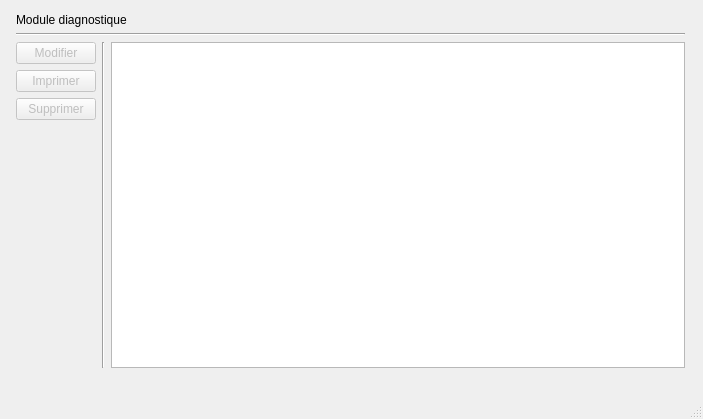
<?xml version="1.0" encoding="UTF-8"?>
<ui version="4.0">
 <class>UiDiagostic</class>
 <widget class="QMainWindow" name="UiDiagostic">
  <property name="geometry">
   <rect>
    <x>0</x>
    <y>0</y>
    <width>703</width>
    <height>419</height>
   </rect>
  </property>
  <property name="windowTitle">
   <string>MainWindow</string>
  </property>
  <widget class="QWidget" name="centralwidget">
   <widget class="QWidget" name="layoutWidget">
    <property name="geometry">
     <rect>
      <x>10</x>
      <y>10</y>
      <width>681</width>
      <height>361</height>
     </rect>
    </property>
    <layout class="QVBoxLayout" name="layGen">
     <property name="leftMargin">
      <number>6</number>
     </property>
     <property name="topMargin">
      <number>3</number>
     </property>
     <property name="rightMargin">
      <number>6</number>
     </property>
     <property name="bottomMargin">
      <number>3</number>
     </property>
     <item>
      <widget class="QLabel" name="label">
       <property name="styleSheet">
        <string notr="true">font: 25 18pt &quot;Microsoft YaHei UI Light&quot;;</string>
       </property>
       <property name="text">
        <string>Module diagnostique</string>
       </property>
      </widget>
     </item>
     <item>
      <widget class="Line" name="line_2">
       <property name="orientation">
        <enum>Qt::Horizontal</enum>
       </property>
      </widget>
     </item>
     <item>
      <layout class="QHBoxLayout" name="horizontalLayout_2">
       <item>
        <layout class="QVBoxLayout" name="verticalLayout">
         <item>
          <widget class="QPushButton" name="btnMod">
           <property name="enabled">
            <bool>false</bool>
           </property>
           <property name="text">
            <string>Modifier</string>
           </property>
           <property name="icon">
            <iconset>
             <normaloff>img/edit.png</normaloff>img/edit.png</iconset>
           </property>
          </widget>
         </item>
         <item>
          <widget class="QPushButton" name="btnPrint">
           <property name="enabled">
            <bool>false</bool>
           </property>
           <property name="text">
            <string>Imprimer</string>
           </property>
           <property name="icon">
            <iconset>
             <normaloff>img/11906.png</normaloff>img/11906.png</iconset>
           </property>
          </widget>
         </item>
         <item>
          <widget class="QPushButton" name="btnSupp">
           <property name="enabled">
            <bool>false</bool>
           </property>
           <property name="text">
            <string>Supprimer</string>
           </property>
           <property name="icon">
            <iconset>
             <normaloff>img/Usual/Quit/close_window.png</normaloff>img/Usual/Quit/close_window.png</iconset>
           </property>
          </widget>
         </item>
         <item>
          <spacer name="verticalSpacer">
           <property name="orientation">
            <enum>Qt::Vertical</enum>
           </property>
           <property name="sizeHint" stdset="0">
            <size>
             <width>20</width>
             <height>40</height>
            </size>
           </property>
          </spacer>
         </item>
        </layout>
       </item>
       <item>
        <widget class="Line" name="line">
         <property name="orientation">
          <enum>Qt::Vertical</enum>
         </property>
        </widget>
       </item>
       <item>
        <widget class="QTableView" name="tableView"/>
       </item>
      </layout>
     </item>
    </layout>
   </widget>
  </widget>
  <widget class="QMenuBar" name="menubar">
   <property name="geometry">
    <rect>
     <x>0</x>
     <y>0</y>
     <width>703</width>
     <height>22</height>
    </rect>
   </property>
  </widget>
  <widget class="QStatusBar" name="statusbar"/>
 </widget>
 <resources/>
 <connections/>
</ui>
